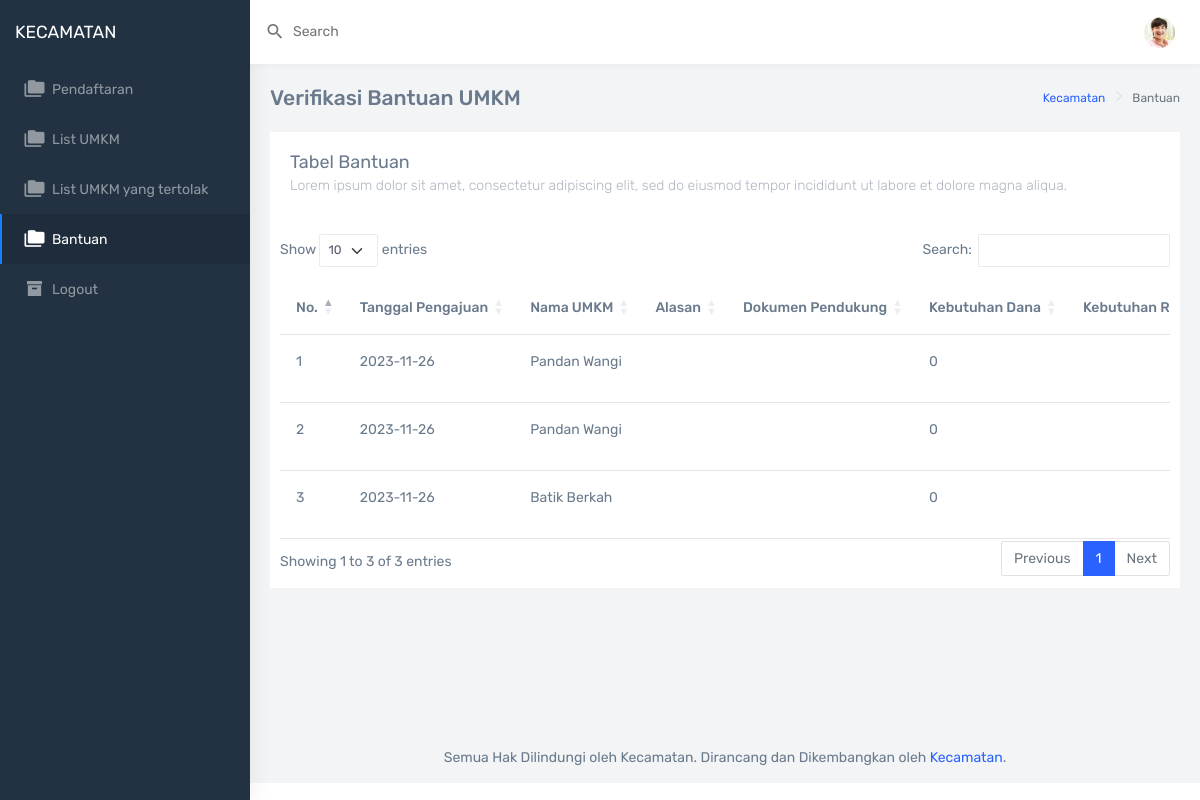
The page /admin/page/ltr/bantuan.php on the database its author committed.
### tables this page shows
CREATE TABLE `bantuan` (
  `id` int(11) NOT NULL,
  `id_umkm` int(11) NOT NULL,
  `tanggal` date DEFAULT current_timestamp(),
  `alasan` varchar(255) NOT NULL,
  `dokumen_pendukung` longblob NOT NULL,
  `kebutuhan_dana_nominal` int(11) DEFAULT NULL,
  `kebutuhan_dana_rincian` text DEFAULT NULL,
  `kebutuhan_tenda` tinyint(4) DEFAULT NULL,
  `kebutuhan_gerobak` tinyint(4) DEFAULT NULL,
  `kebutuhan_spanduk` tinyint(4) DEFAULT NULL,
  `kebutuhan_lainnya_ket` text DEFAULT NULL,
  `keterangan` text DEFAULT NULL,
  `status` int(11) NOT NULL DEFAULT 2
);

CREATE TABLE `umkmm` (
  `id` int(11) NOT NULL,
  `tanggal_pendaftaran` date NOT NULL DEFAULT current_timestamp(),
  `username` varchar(300) NOT NULL,
  `email` varchar(300) NOT NULL,
  `password` varchar(300) NOT NULL,
  `nama_umkm` varchar(300) NOT NULL,
  `notelp_umkm` varchar(12) NOT NULL,
  `alamat_umkm` varchar(300) NOT NULL,
  `kecamatan` varchar(300) NOT NULL,
  `foto_umkm` longblob NOT NULL,
  `kategori_umkm` varchar(300) NOT NULL,
  `deskripsi_umkm` varchar(500) NOT NULL,
  `formulir` longblob NOT NULL,
  `surat_pengantar` longblob NOT NULL,
  `ktp` longblob NOT NULL,
  `npwp` longblob NOT NULL,
  `verification_status` int(11) NOT NULL DEFAULT 0
);

### admin/page/ltr/bantuan.php (the view, shortened to what this page needs)
<?php
require "../../../connect.php";
$sql = "SELECT * FROM bantuan WHERE status = 2";
$stmt = $conn->query($sql)->fetchAll();
?>
<!DOCTYPE html>
<html dir="page" lang="en">
<head>
    <link href="../../dist/css/style.min.css" rel="stylesheet">
    <link rel="stylesheet" href="https://cdn.datatables.net/1.13.7/css/dataTables.bootstrap5.min.css">
</head>
<body>
    <div id="main-wrapper" data-navbarbg="skin6" data-theme="light" data-layout="vertical" data-sidebartype="full" data-boxed-layout="full">
        <header class="topbar" data-navbarbg="skin6">
            <nav class="navbar top-navbar navbar-expand-md navbar-light">
                <div class="navbar-header" data-logobg="skin5">
                    <div class="navbar-brand">
                        <a href="pendaftaran.html" class="logo">
                            <span class="logo-text text-white" alt="homepage">
                                KECAMATAN
                            </span>
                        </a>
                    </div>
                </div>
                <div class="navbar-collapse collapse" id="navbarSupportedContent" data-navbarbg="skin6">
                    <ul class="navbar-nav float-start me-auto">
                        <li class="nav-item search-box">
                            <a class="nav-link waves-effect waves-dark" href="javascript:void(0)">
                                <div class="d-flex align-items-center">
                                    <i class="mdi mdi-magnify font-20 me-1"></i>
                                    <div class="ms-1 d-none d-sm-block">
                                        <span>Search</span>
                                    </div>
                                </div>
                            </a>
                        </li>
                    </ul>
                    <ul class="navbar-nav float-end">
                        <li class="nav-item dropdown">
                            <a class="nav-link dropdown-toggle text-muted waves-effect waves-dark pro-pic" href="#" id="navbarDropdown" role="button" data-bs-toggle="dropdown" aria-expanded="false">
                                <img src="../../assets/images/users/1.jpg" alt="user" class="rounded-circle" width="31">
                            </a>
                        </li>
                    </ul>
                </div>
            </nav>
        </header>
        <aside class="left-sidebar" data-sidebarbg="skin5">
            <div class="scroll-sidebar">
                <nav class="sidebar-nav">
                <ul id="sidebarnav">
                        <li class="sidebar-item">
                            <a class="sidebar-link waves-effect waves-dark sidebar-link" href="pendaftaran.php" aria-expanded="false">
                                <i class="mdi mdi-folder-multiple"></i>
                                <span class="hide-menu">Pendaftaran</span>
                            </a>
                        </li>
                        <li class="sidebar-item">
                            <a class="sidebar-link waves-effect waves-dark sidebar-link" href="umkm.php" aria-expanded="false">
                                <i class="mdi mdi-folder-multiple"></i>
                                <span class="hide-menu">List UMKM</span>
                            </a>
                        </li>
                        <li class="sidebar-item">
                            <a class="sidebar-link waves-effect waves-dark sidebar-link" href="umkm_tolak.php" aria-expanded="false">
                                <i class="mdi mdi-folder-multiple"></i>
                                <span class="hide-menu">List UMKM yang tertolak</span>
                            </a>
                        </li>
                        <li class="sidebar-item">
                            <a class="sidebar-link waves-effect waves-dark sidebar-link" href="bantuan.php" aria-expanded="false">
                                <i class="mdi mdi-folder-multiple"></i>
                                <span class="hide-menu">Bantuan</span>
                            </a>
                        </li>
                        <li class="sidebar-item">
                            <a class="sidebar-link waves-effect waves-dark sidebar-link" href="../../../logout.php" aria-expanded="false">
                                <i class="mdi mdi-archive"></i>
                                <span class="hide-menu">Logout</span>
                            </a>
                        </li>
                    </ul>
                </nav>
            </div>
        </aside>
        <div class="page-wrapper">
            <div class="page-breadcrumb">
                <div class="row">
                    <div class="col-5 align-self-center">
                        <h4 class="page-title">Verifikasi Bantuan UMKM</h4>
                    </div>
                    <div class="col-7 align-self-center">
                        <div class="d-flex align-items-center justify-content-end">
                            <nav aria-label="breadcrumb">
                                <ol class="breadcrumb">
                                    <li class="breadcrumb-item">
                                        <a href="#">Kecamatan</a>
                                    </li>
                                    <li class="breadcrumb-item active" aria-current="page">Bantuan</li>
                                </ol>
                            </nav>
                        </div>
                    </div>
                </div>
            </div>
            <div class="container-fluid">
                <div class="row">
                    <div class="col-12">
                        <div class="card">
                            <div class="card-body">
                                <h4 class="card-title">Tabel Bantuan</h4>
                                <h6 class="card-subtitle">Lorem ipsum dolor sit amet, consectetur adipiscing elit, sed do eiusmod tempor incididunt ut labore et dolore magna aliqua.
                            </div>
                            <div class="table-responsive" style="padding: 10px;">
                                <table class="table table-hover nowrap" id="tableBantuan" style="width: 100%;">
                                    <thead id="thead-tableBantuan" class="nowrap" style="width: 100%;">
                                        <tr>
                                            <th scope="col">No.</th>
                                            <th scope="col">Tanggal Pengajuan</th>
                                            <th scope="col">Nama UMKM</th>
                                            <th scope="col">Alasan</th>
                                            <th scope="col">Dokumen Pendukung</th>
                                            <th scope="col">Kebutuhan Dana</th>
                                            <th scope="col">Kebutuhan Rincian</th>
                                        </tr>
                                    </thead>
                                    <tbody id="tbody-tableBantuan">
                                        <?php
                                        if ($stmt != null) {
                                            $no = 0;
                                            foreach ($stmt as $data) {
                                                $no++;
                                                $id = $data['id_umkm'];
                                                $nama_umkm = "SELECT nama_umkm FROM umkmm WHERE id = $id";
                                                $nama_umkm = $conn->query($nama_umkm)->fetch();
                                                echo '
                                                <tr>
                                                    <td>' . $no . '</td>
                                                    <td>' . $data['tanggal'] . '</td>
                                                    <td>' . $nama_umkm['nama_umkm'] . '</td>
                                                    <td>' . $data['alasan'] . '</td>
                                                    <td>' . $data['dokumen_pendukung'] . '</td>
                                                    <td>' . $data['kebutuhan_dana_nominal'] . '</td>
                                                    <td>' . $data['kebutuhan_dana_rincian'] . '</td>
                                                    <td>' . $data['kebutuhan_tenda'] . '</td>
                                                    <td>' . $data['kebutuhan_gerobak'] . '</td>
                                                    <td>' . $data['kebutuhan_spanduk'] . '</td>
                                                    <td>' . $data['kebutuhan_lainnya_ket'] . '</td>
                                                    <td>' . $data['keterangan'] . '</td>
                                                    <td>
                                                    <button class="btn btn-outline-success" onclick="terimaBantuan(' . $data['id'] . ')">Terima</button>
                                                    <button class="btn btn-outline-danger" onclick="tolakBantuan(' . $data['id'] . ')">Tolak</button>
                                                    </td>
                                                </tr>
                                                ';
                                        ?>
                                        <?php
                                            }
                                        }
                                        ?>
                                    </tbody>
                                </table>
                            </div>
                        </div>
                    </div>
                </div>
            </div>
            <footer class="footer text-center">
                Semua Hak Dilindungi oleh Kecamatan. Dirancang dan Dikembangkan oleh
                <a href="">Kecamatan</a>.
            </footer>
        </div>
    </div>
</body>
</html>

### admin/page/ltr/bantuan.php (style rules this page uses)
.page-wrapper { background: #f2f4f5; position: relative; transition: 0.2s ease-in; display: block; }

### rows shown on the page
bantuan: tanggal "2023-11-26", umkmm.nama_umkm "Pandan Wangi", kebutuhan_dana_nominal "0"
bantuan: tanggal "2023-11-26", umkmm.nama_umkm "Pandan Wangi", kebutuhan_dana_nominal "0"
bantuan: tanggal "2023-11-26", umkmm.nama_umkm "Batik Berkah", kebutuhan_dana_nominal "0"
